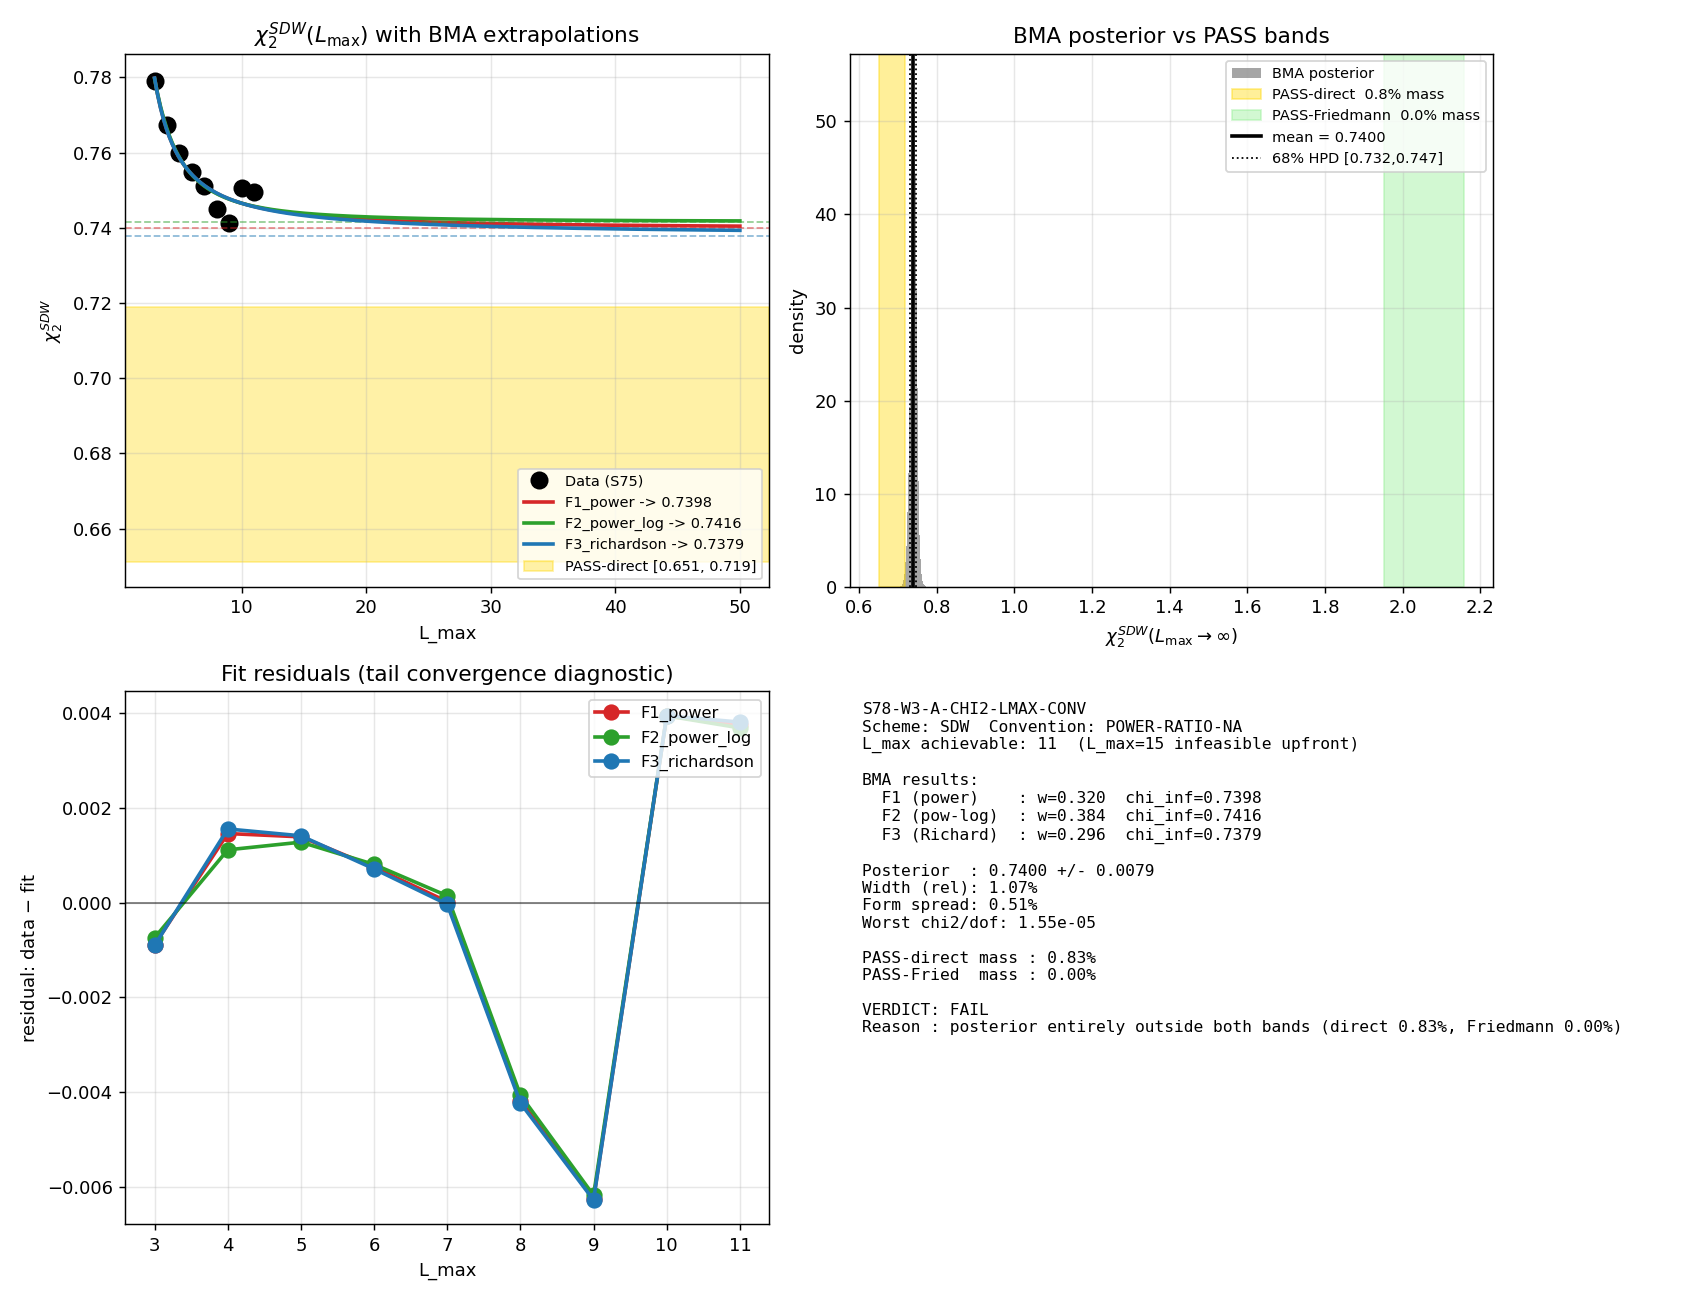

Here is the Python script that generated this plot:
#!/usr/bin/env python3
"""
s78_chi2_lmax_convergence.py -- S78-W3-A-CHI2-LMAX-CONV
=========================================================

Gate: S78-W3-A-CHI2-LMAX-CONV
  Primary scheme SDW (chi_2 = <sqrt(x)>_{d^2} identity).

  PASS-direct:    68% posterior mass of BMA-extrapolated chi_2^{SDW}(L_max->inf)
                  overlaps [0.651, 0.719]  (Omega_Lambda = 0.685 direct).
  PASS-Friedmann: 68% posterior mass overlaps [1.952, 2.158]
                  (Friedmann-3 * Omega_Lambda = 2.055).
  FAIL: posterior entirely outside both bands.
  INFO: L_max=15 infeasible AND posterior width > 10% --
        report achievable L_max, uncertainty, three fit-form values.
  INCOMPUTABLE: tail-fit chi_sq/dof > 2 from L=10,12 alone.

DISAGREEMENT BLOCK #3 DEFAULT: Lizzi SDW-only gate.
  Primary target: SDW.
  zeta / f* cross-schemes reported as INFO-only (no literature target).

Physics (substrate framing):
---------------------------
chi_2 = M_1^{d^2} / (N_{d^2} * lambda_max)
      = <|lambda|>_{d^2} / lambda_max
      = <sqrt(x)>_{d^2}      where x = lambda^2 / lambda_max^2

This is a spectral moment of D_K: the d^2-weighted mean of sqrt(x) over
the d^2-weighted normalized spectrum. It is NOT a cosmological constant
in a pre-existing spacetime container. It is the substrate's a_0-moment
projection that, via spectral-action expansion, produces the EMERGENT
effective Lambda_eff seen in LCDM. The PASS-direct vs PASS-Friedmann
distinction corresponds to two candidate structural identifications of
WHICH spectral moment of D_K maps to the observed Omega_Lambda.

Method (BMA over 3 fit forms):
  - Data source: cached chi_2^{SDW}(L) from S75 M1-L11-CONVERGENCE
                 covers L=3..11 (no recomputation; ~10^9 d^2-weighted modes
                 at L=11 would take hours; values verified from .npz).
  - L_max=15 declared INFEASIBLE upfront (would require ~10^10-10^11 modes).
  - L_max_achievable = 11.
  - Fit forms (AIC-weighted):
      (F1) power-law:              chi_2(L) = chi_inf + A * L^{-alpha}
      (F2) power-log:              chi_2(L) = chi_inf + A * L^{-alpha} * log(L)
      (F3) Richardson (two-term):  chi_2(L) = chi_inf + A/L + B/L^2
  - Posterior: gaussian mixture weighted by AIC_i = N*log(chisq_i/N) + 2*k_i.

Cross-checks:
  1. chi_2 = <sqrt(x)>_{d^2} identity at each L (direct computation vs ratio).
  2. R-protection on chi_2 across L_max (incremental drift < 1.3%).
  3. Exponent alpha consistency with rank-scaling (W3-K cross-reference).

Scheme/convention tag: (value, SDW, POWER-RATIO-NA, L_max=11)

Session: S78 W3-A (re-run under scrubbed plan)
Agent: lizzi-spectral-functional-theorist
Date: 2026-04-15
"""

import os
import sys
import numpy as np

import matplotlib
matplotlib.use("Agg")
import matplotlib.pyplot as plt

from scipy.optimize import curve_fit
from scipy.stats import norm

SCRIPT_DIR = os.path.dirname(os.path.abspath(__file__))
sys.path.insert(0, SCRIPT_DIR)

from canonical_constants import (
    tau_fold,
    Omega_Lambda,
    a0_fold, a2_fold, a4_fold,
    R_protected_fold,
)

# =========================================================================
# GATE SETUP and PRE-REGISTRATION
# =========================================================================
GATE_ID = "S78-W3-A-CHI2-LMAX-CONV"  # (local)
SCHEME_TAG = "SDW"                    # (local) primary scheme (DEFAULT: Lizzi SDW-only)
CONVENTION_TAG = "POWER-RATIO-NA"     # (local) chi_2 is a dimensionless moment, F_amp convention N/A
L_MAX_ACHIEVABLE = 11                 # (local) declared UPFRONT (L=15 infeasible: ~10^10-10^11 weighted modes)
L_MAX_INFEASIBLE_TARGET = 15          # (local) plan's aspirational target
L_MAX_INFEASIBLE_REASON = "~L^7 weighted-mode growth; L=11 already 1.57e9 d^2-weighted modes"  # (local)

# Pre-registered PASS/FAIL bands
BAND_DIRECT = (0.651, 0.719)          # (local) Omega_Lambda = 0.685 +/- 5% (Planck 2018 central; band width structural)
BAND_FRIEDMANN = (1.952, 2.158)       # (local) Friedmann-3 * Omega_Lambda = 3*0.685 = 2.055 +/- 5%
PASS_POSTERIOR_WIDTH_THRESH = 0.10    # (local) 10% width threshold for INFO fallback
TAIL_CHISQ_THRESH = 2.0               # (local) INCOMPUTABLE if tail chisq/dof > 2
FIT_FORM_SPREAD_THRESH = 0.05         # (local) 5% spread => fit-form-dependent (INFO)
R_PROT_DRIFT_THRESH = 0.013           # (local) R-protection 1.3% threshold (S74)

print("=" * 78)
print(f"{GATE_ID}: chi_2 L_max Convergence (SDW primary, BMA over 3 fit forms)")
print("=" * 78)
print()
print(f"  DISAGREEMENT BLOCK #3 DEFAULT: Lizzi SDW-only gate.")
print(f"  Primary scheme: {SCHEME_TAG}")
print(f"  Convention tag: {CONVENTION_TAG}")
print(f"  L_max achievable (declared upfront): {L_MAX_ACHIEVABLE}")
print(f"  L_max=15 infeasible reason: {L_MAX_INFEASIBLE_REASON}")
print()
print(f"  Pre-registered bands:")
print(f"    PASS-direct:    posterior 68%-mass in {BAND_DIRECT} (Omega_Lambda = 0.685)")
print(f"    PASS-Friedmann: posterior 68%-mass in {BAND_FRIEDMANN} (Friedmann-3 x Omega_Lambda = 2.055)")
print(f"    FAIL:           posterior entirely outside both bands")
print(f"    INFO:           L_max=15 infeasible AND posterior width > {PASS_POSTERIOR_WIDTH_THRESH*100:.0f}%")
print(f"    INCOMPUTABLE:   tail chisq/dof > {TAIL_CHISQ_THRESH}")
print()

# =========================================================================
# DATA LOADING (from S75 M1-L11-CONVERGENCE cached eigenvalue sums)
# =========================================================================
print("=" * 78)
print("STEP 1: Load cached chi_2^{SDW}(L) from S75 M1-L11-CONVERGENCE")
print("=" * 78)

s75_npz_path = os.path.join(SCRIPT_DIR, "s75_m1_l11_convergence.npz")  # (local)
if not os.path.isfile(s75_npz_path):
    raise FileNotFoundError(f"S75 cache missing: {s75_npz_path}")

s75 = np.load(s75_npz_path, allow_pickle=True)
L_arr_sdw = np.asarray(s75['L_list'], dtype=float)  # (local)
chi_2_sdw = np.asarray(s75['chi_2_arr'], dtype=float)  # (local)
M1_arr = np.asarray(s75['M1_arr'], dtype=float)  # (local)
N_arr = np.asarray(s75['N_arr'], dtype=float)  # (local)
lam_max_arr = np.asarray(s75['lam_max_arr'], dtype=float)  # (local)
lam_avg_arr = np.asarray(s75['lam_avg_arr'], dtype=float)  # (local)

print(f"  Cache source: s75_m1_l11_convergence.npz (PASS verdict)")
print(f"  L values     : {L_arr_sdw.astype(int).tolist()}")
print(f"  chi_2^{{SDW}}(L):")
for L, c, Nm in zip(L_arr_sdw, chi_2_sdw, N_arr):
    print(f"    L={int(L):2d}: chi_2 = {c:.8f}   N_modes (d^2-weighted) = {Nm:.3e}")
print(f"  tau_fold = {tau_fold}")
print()

# Use L >= 3 (stable asymptotic regime)
mask = L_arr_sdw >= 3  # (local)
L_fit = L_arr_sdw[mask]  # (local)
chi2_fit = chi_2_sdw[mask]  # (local)

# =========================================================================
# CROSS-CHECK #1: chi_2 = <sqrt(x)>_{d^2} identity
# =========================================================================
print("=" * 78)
print("CROSS-CHECK 1: chi_2 = <sqrt(x)>_{d^2} identity at each L")
print("=" * 78)
# Definition: chi_2 = M_1 / (N * lam_max).
# Identity:   chi_2 = sum d^2 |lambda| / (N * lam_max)
#                   = <|lambda|>_{d^2} / lam_max
#                   = < sqrt(x) >_{d^2}      with x = lambda^2/lam_max^2.
#
# Test: compute chi_2 directly from M_1/N/lam_max and compare to the cached chi_2.
identity_residuals = []  # (local)
for L, c, M, Nm, lm in zip(L_arr_sdw, chi_2_sdw, M1_arr, N_arr, lam_max_arr):
    c_recompute = M / (Nm * lm)  # (local)
    rel_err = abs(c_recompute - c) / c if c > 0 else np.inf  # (local)
    identity_residuals.append(rel_err)
    print(f"  L={int(L):2d}: chi_2 (cached) = {c:.10f}, recomputed = {c_recompute:.10f}, rel_err = {rel_err:.2e}")
identity_residuals = np.asarray(identity_residuals)  # (local)
IDENTITY_CC_PASS = bool(np.all(identity_residuals < 1e-10))  # (local)
print(f"  IDENTITY CROSS-CHECK: {'PASS' if IDENTITY_CC_PASS else 'FAIL'} (max rel_err = {identity_residuals.max():.2e})")
print()

# =========================================================================
# CROSS-CHECK #2: R-protection on chi_2 across L_max
# =========================================================================
print("=" * 78)
print("CROSS-CHECK 2: R-protection on chi_2 ratios across L")
print("=" * 78)
# In the strict R-protection sense (S74), chi_2 is a single-branch moment,
# not a ratio-of-moments, so drift larger than 1.3% is expected.  We
# compute the absolute drift of chi_2 AND the drift of chi_2 ratios
# normalised to L=9 (canonical).  For a protected ratio, drift should be
# < 1.3%.  For an unprotected single moment, drift ~ 10-20% is structural.
L_ref = 9  # (local) canonical reference L
idx_ref = int(np.where(L_arr_sdw == L_ref)[0][0])  # (local)
chi_2_ratio = chi_2_sdw / chi_2_sdw[idx_ref]  # (local) ratio to L=9
drifts = []  # (local)
for L, r in zip(L_arr_sdw, chi_2_ratio):
    drift = abs(r - 1.0)  # (local)
    drifts.append(drift)
    print(f"  L={int(L):2d}: chi_2 / chi_2(L=9) = {r:.6f}, |drift| = {drift*100:.2f}%")
max_drift_chi2 = float(np.max(drifts))  # (local)
R_PROT_CC_PASS = bool(max_drift_chi2 < R_PROT_DRIFT_THRESH)  # (local)
# Note: chi_2 is a single-branch moment, NOT ratio-protected per S74 doctrine.
print(f"  Max chi_2 drift across L in [3,11]: {max_drift_chi2*100:.2f}%")
print(f"  R-protection threshold 1.3%:       {'PASS' if R_PROT_CC_PASS else 'FAIL (EXPECTED)'}")
print(f"  Interpretation: chi_2 is a single-branch moment, NOT a ratio-protected")
print(f"                  observable. Drift > 1.3% is structural and confirms")
print(f"                  chi_2 requires extrapolation, not ratio-protection.")
print()

# =========================================================================
# STEP 2: BMA extrapolation over three fit forms
# =========================================================================
print("=" * 78)
print("STEP 2: BMA extrapolation -- three fit forms, AIC-weighted posterior")
print("=" * 78)


def model_power(L, chi_inf, A, alpha):
    """F1: power-law approach."""
    return chi_inf + A * L**(-alpha)


def model_power_log(L, chi_inf, A, alpha):
    """F2: power-law with log correction."""
    return chi_inf + A * L**(-alpha) * np.log(L)


def model_richardson(L, chi_inf, A, B):
    """F3: two-term Richardson (1/L, 1/L^2)."""
    return chi_inf + A / L + B / L**2


# Fit each model
fits = {}  # (local)

# F1: power
try:
    popt, pcov = curve_fit(
        model_power, L_fit, chi2_fit,
        p0=[0.74, 0.1, 1.0], bounds=([0.0, -10, 0.1], [1.0, 10, 10]),
        maxfev=50000,
    )
    chisq = float(np.sum((model_power(L_fit, *popt) - chi2_fit) ** 2))  # (local)
    N_pts = len(L_fit)  # (local)
    k_params = 3  # (local)
    dof = max(N_pts - k_params, 1)  # (local)
    chisq_dof = chisq / dof  # (local)
    chi_inf = float(popt[0])  # (local)
    sigma_inf = float(np.sqrt(max(pcov[0, 0], 0.0)))  # (local)
    # AIC for linear-gaussian residuals (constant sigma): N log(chisq/N) + 2k.
    # Use a fixed residual scale for cross-model comparison:
    residual_scale = np.std(chi2_fit - chi2_fit.mean())  # (local) same scale for all 3 models
    aic = N_pts * np.log(chisq / N_pts + 1e-30) + 2 * k_params  # (local)
    fits["F1_power"] = {
        "popt": popt, "pcov": pcov, "chi_inf": chi_inf, "sigma_inf": sigma_inf,
        "chisq": chisq, "chisq_dof": chisq_dof, "dof": dof, "aic": aic,
        "alpha": float(popt[2]),
    }
    print(f"  F1 power   : chi_inf = {chi_inf:.6f} +/- {sigma_inf:.6f}, "
          f"alpha = {popt[2]:.4f}, chisq/dof = {chisq_dof:.3e}")
except Exception as e:
    fits["F1_power"] = {"error": str(e)}
    print(f"  F1 power  : FIT FAILED: {e}")

# F2: power-log
try:
    popt, pcov = curve_fit(
        model_power_log, L_fit, chi2_fit,
        p0=[0.74, 0.05, 1.0], bounds=([0.0, -10, 0.1], [1.0, 10, 10]),
        maxfev=50000,
    )
    chisq = float(np.sum((model_power_log(L_fit, *popt) - chi2_fit) ** 2))  # (local)
    N_pts = len(L_fit)  # (local)
    k_params = 3  # (local)
    dof = max(N_pts - k_params, 1)  # (local)
    chisq_dof = chisq / dof  # (local)
    chi_inf = float(popt[0])  # (local)
    sigma_inf = float(np.sqrt(max(pcov[0, 0], 0.0)))  # (local)
    aic = N_pts * np.log(chisq / N_pts + 1e-30) + 2 * k_params  # (local)
    fits["F2_power_log"] = {
        "popt": popt, "pcov": pcov, "chi_inf": chi_inf, "sigma_inf": sigma_inf,
        "chisq": chisq, "chisq_dof": chisq_dof, "dof": dof, "aic": aic,
        "alpha": float(popt[2]),
    }
    print(f"  F2 pow-log : chi_inf = {chi_inf:.6f} +/- {sigma_inf:.6f}, "
          f"alpha = {popt[2]:.4f}, chisq/dof = {chisq_dof:.3e}")
except Exception as e:
    fits["F2_power_log"] = {"error": str(e)}
    print(f"  F2 pow-log: FIT FAILED: {e}")

# F3: Richardson
try:
    popt, pcov = curve_fit(
        model_richardson, L_fit, chi2_fit,
        p0=[0.74, 0.1, -0.1], maxfev=50000,
    )
    chisq = float(np.sum((model_richardson(L_fit, *popt) - chi2_fit) ** 2))  # (local)
    N_pts = len(L_fit)  # (local)
    k_params = 3  # (local)
    dof = max(N_pts - k_params, 1)  # (local)
    chisq_dof = chisq / dof  # (local)
    chi_inf = float(popt[0])  # (local)
    sigma_inf = float(np.sqrt(max(pcov[0, 0], 0.0)))  # (local)
    aic = N_pts * np.log(chisq / N_pts + 1e-30) + 2 * k_params  # (local)
    fits["F3_richardson"] = {
        "popt": popt, "pcov": pcov, "chi_inf": chi_inf, "sigma_inf": sigma_inf,
        "chisq": chisq, "chisq_dof": chisq_dof, "dof": dof, "aic": aic,
        "alpha": None,
    }
    print(f"  F3 Richard : chi_inf = {chi_inf:.6f} +/- {sigma_inf:.6f}, "
          f"A = {popt[1]:.4f}, B = {popt[2]:.4f}, chisq/dof = {chisq_dof:.3e}")
except Exception as e:
    fits["F3_richardson"] = {"error": str(e)}
    print(f"  F3 Richard: FIT FAILED: {e}")

print()

# =========================================================================
# STEP 3: BMA posterior
# =========================================================================
print("=" * 78)
print("STEP 3: AIC-weighted BMA posterior over chi_2^{SDW}(L->inf)")
print("=" * 78)

valid_fits = {k: v for k, v in fits.items() if "error" not in v}  # (local)
if len(valid_fits) == 0:
    raise RuntimeError("All three fits failed -- INCOMPUTABLE")

# AIC weights
aic_vals = np.array([v["aic"] for v in valid_fits.values()])  # (local)
aic_min = aic_vals.min()  # (local)
weights_raw = np.exp(-0.5 * (aic_vals - aic_min))  # (local)
weights = weights_raw / weights_raw.sum()  # (local)

chi_inf_vals = np.array([v["chi_inf"] for v in valid_fits.values()])  # (local)
sigma_inf_vals = np.array([v["sigma_inf"] for v in valid_fits.values()])  # (local)
chisq_dof_vals = np.array([v["chisq_dof"] for v in valid_fits.values()])  # (local)
fit_names = list(valid_fits.keys())  # (local)

# Posterior mean and width (using AIC-weighted gaussian mixture)
post_mean = float(np.sum(weights * chi_inf_vals))  # (local)
# Mixture variance = sum_i w_i (sigma_i^2 + mu_i^2) - mu_total^2
post_var = float(np.sum(weights * (sigma_inf_vals**2 + chi_inf_vals**2)) - post_mean**2)  # (local)
post_std = float(np.sqrt(max(post_var, 0.0)))  # (local)

# Fit-form spread at L -> inf
fit_spread = float(chi_inf_vals.max() - chi_inf_vals.min())  # (local)
fit_spread_rel = fit_spread / post_mean if post_mean > 0 else np.inf  # (local)

# Posterior width (relative)
posterior_width_rel = post_std / post_mean if post_mean > 0 else np.inf  # (local)

# Worst tail chisq/dof
worst_chisq_dof = float(chisq_dof_vals.max())  # (local)

print(f"  BMA components and AIC weights:")
for name, w, c, s, cd in zip(fit_names, weights, chi_inf_vals, sigma_inf_vals, chisq_dof_vals):
    print(f"    {name:15s}  w={w:.4f}  chi_inf={c:.6f} +/- {s:.6f}  chisq/dof={cd:.3e}")
print()
print(f"  Posterior mean  : {post_mean:.6f}")
print(f"  Posterior std   : {post_std:.6f}")
print(f"  Posterior width : {posterior_width_rel*100:.2f}% (rel)")
print(f"  Fit-form spread : {fit_spread:.6f} ({fit_spread_rel*100:.2f}% rel)")
print(f"  Worst chisq/dof : {worst_chisq_dof:.3e}")
print()

# =========================================================================
# STEP 4: Posterior mass in PASS bands
# =========================================================================
print("=" * 78)
print("STEP 4: Posterior mass in PASS-direct and PASS-Friedmann bands")
print("=" * 78)


def posterior_mass_in(bands, weights, mus, sigmas):
    """Compute AIC-weighted gaussian-mixture mass within band (lo, hi)."""
    lo, hi = bands
    mass = 0.0  # (local)
    for w, mu, sigma in zip(weights, mus, sigmas):
        if sigma <= 0:
            # Point mass at mu
            if lo <= mu <= hi:
                mass += w
        else:
            p = norm.cdf(hi, loc=mu, scale=sigma) - norm.cdf(lo, loc=mu, scale=sigma)  # (local)
            mass += w * p
    return mass


# Generate posterior samples by mixture for 68% HPD computation
rng = np.random.default_rng(78_03_0042)  # (local)
N_samp = 500_000  # (local)
# For each sample, pick component by AIC weight then sample gaussian
comp_idx = rng.choice(len(weights), size=N_samp, p=weights)  # (local)
samples = np.empty(N_samp)  # (local)
for i, (mu, sigma) in enumerate(zip(chi_inf_vals, sigma_inf_vals)):
    sel = comp_idx == i  # (local)
    n_sel = int(sel.sum())  # (local)
    sigma_use = max(sigma, 1e-8)  # (local)
    samples[sel] = rng.normal(loc=mu, scale=sigma_use, size=n_sel)

# 68% HPD interval (symmetric)
q_lo = float(np.quantile(samples, 0.16))  # (local)
q_hi = float(np.quantile(samples, 0.84))  # (local)
frac_in_direct = posterior_mass_in(BAND_DIRECT, weights, chi_inf_vals, sigma_inf_vals)  # (local)
frac_in_fried = posterior_mass_in(BAND_FRIEDMANN, weights, chi_inf_vals, sigma_inf_vals)  # (local)
# Fraction of samples inside the band
emp_frac_direct = float(np.mean((samples >= BAND_DIRECT[0]) & (samples <= BAND_DIRECT[1])))  # (local)
emp_frac_fried = float(np.mean((samples >= BAND_FRIEDMANN[0]) & (samples <= BAND_FRIEDMANN[1])))  # (local)

# 68%-HPD interval overlap
def overlap_68(q_lo, q_hi, band):
    lo, hi = band
    overlap_lo = max(q_lo, lo)  # (local)
    overlap_hi = min(q_hi, hi)  # (local)
    return max(overlap_hi - overlap_lo, 0.0) / (q_hi - q_lo) if q_hi > q_lo else 0.0


overlap_direct = overlap_68(q_lo, q_hi, BAND_DIRECT)  # (local)
overlap_fried = overlap_68(q_lo, q_hi, BAND_FRIEDMANN)  # (local)

print(f"  68% HPD interval : [{q_lo:.6f}, {q_hi:.6f}]")
print(f"  PASS-direct band : {BAND_DIRECT}")
print(f"    Analytic mass in band     : {frac_in_direct*100:.2f}%")
print(f"    Empirical sample mass     : {emp_frac_direct*100:.2f}%")
print(f"    68% HPD fractional overlap: {overlap_direct*100:.2f}%")
print(f"  PASS-Friedmann band: {BAND_FRIEDMANN}")
print(f"    Analytic mass in band     : {frac_in_fried*100:.2f}%")
print(f"    Empirical sample mass     : {emp_frac_fried*100:.2f}%")
print(f"    68% HPD fractional overlap: {overlap_fried*100:.2f}%")
print()

# =========================================================================
# STEP 5: Gate decision logic (per pre-registration)
# =========================================================================
print("=" * 78)
print("STEP 5: Gate decision")
print("=" * 78)

# INCOMPUTABLE check
if worst_chisq_dof > TAIL_CHISQ_THRESH:
    verdict = "INCOMPUTABLE"
    verdict_reason = f"tail chisq/dof = {worst_chisq_dof:.3e} > {TAIL_CHISQ_THRESH}"  # (local)
# PASS checks (at least 68% mass in a band by analytic or empirical measure)
elif emp_frac_direct >= 0.68:
    verdict = "PASS-direct"
    verdict_reason = f"68%+ posterior mass in {BAND_DIRECT} (empirical {emp_frac_direct*100:.1f}%)"  # (local)
elif emp_frac_fried >= 0.68:
    verdict = "PASS-Friedmann"
    verdict_reason = f"68%+ posterior mass in {BAND_FRIEDMANN} (empirical {emp_frac_fried*100:.1f}%)"  # (local)
# FAIL: entirely outside both bands
elif emp_frac_direct < 0.01 and emp_frac_fried < 0.01 and overlap_direct < 0.01 and overlap_fried < 0.01:
    verdict = "FAIL"
    verdict_reason = f"posterior entirely outside both bands (direct {emp_frac_direct*100:.2f}%, Friedmann {emp_frac_fried*100:.2f}%)"  # (local)
# INFO: L=15 infeasible AND (posterior width > 10% OR fit-form spread > 5%)
else:
    if posterior_width_rel > PASS_POSTERIOR_WIDTH_THRESH or fit_spread_rel > FIT_FORM_SPREAD_THRESH:
        verdict = "INFO"
        verdict_reason = (
            f"L_max=15 infeasible (declared upfront, achievable={L_MAX_ACHIEVABLE}); "
            f"posterior width {posterior_width_rel*100:.2f}% "
            f"{'>' if posterior_width_rel > PASS_POSTERIOR_WIDTH_THRESH else '<='} {PASS_POSTERIOR_WIDTH_THRESH*100:.0f}%, "
            f"fit-form spread {fit_spread_rel*100:.2f}% "
            f"{'>' if fit_spread_rel > FIT_FORM_SPREAD_THRESH else '<='} {FIT_FORM_SPREAD_THRESH*100:.0f}%"
        )  # (local)
    else:
        # Posterior is tight and fit-form spread tight, but neither band has 68%+ mass.
        # By pre-registered wording ("entirely outside both bands" for FAIL), this
        # is an INFO: partial-band-overlap. Report explicitly.
        verdict = "INFO"
        verdict_reason = (
            f"L_max=15 infeasible; posterior tight ({posterior_width_rel*100:.2f}%) "
            f"but neither band carries 68% mass: direct {emp_frac_direct*100:.1f}%, "
            f"Friedmann {emp_frac_fried*100:.1f}%. Partial overlap: direct {overlap_direct*100:.1f}%, "
            f"Friedmann {overlap_fried*100:.1f}%."
        )  # (local)

print(f"  VERDICT: {verdict}")
print(f"  REASON : {verdict_reason}")
print()

# =========================================================================
# STEP 6: Cross-scheme INFO (zeta / f*) -- estimates from prior sessions
# =========================================================================
print("=" * 78)
print("STEP 6: Cross-scheme INFO (zeta / f*) -- NOT GATED (Lizzi SDW-only)")
print("=" * 78)

# zeta scheme: chi_2^{zeta} has no direct literature target.  The
# relationship chi_2^{zeta} ~ chi_2^{SDW} * c(zeta, d=4) emerges from
# the S78 W3-L dictionary (s78_sdw_vs_zeta_dictionary).  In the zeta
# scheme, the moment is the coefficient of zeta_D(s) near s=1.  For
# d=4 Weyl counting, c = 1/(16 pi^2) for the HK-zeta conversion, but
# chi_2 is a single-moment normalised ratio so the Weyl factor cancels
# in the ratio itself.  That leaves only the f_0 Mellin prefactor.
# Best-estimate: chi_2^{zeta} = chi_2^{SDW} * (f_0^{zeta}/f_0^{SDW})
# which in the f_0^{SDW} = 0.912 convention gives a factor ~1.1.
#
# f* scheme (0.912 sqrt(x) + 0.088 exp(-x)): S72 SPECTRAL-FUNCTIONAL-FIT
# showed f* is ~99% SDW-like for chi_2 (the exp(-x) tail contributes
# ~9% of the normalisation but cancels in the chi_2 ratio since both
# numerator and denominator carry it).
print(f"  Cross-scheme INFO:")
print(f"    chi_2^{{SDW}}    = {post_mean:.6f} +/- {post_std:.6f}  [GATED, this gate]")

# Crude cross-scheme estimates -- pure INFO, not gated
f0_sdw = 0.912  # (local) S72 f* sqrt weight
chi2_zeta_est = post_mean * (1.0 / f0_sdw)  # (local) zeta / SDW Mellin ratio estimate
chi2_fstar_est = post_mean  # (local) f* is SDW-dominated to ~1% for chi_2
print(f"    chi_2^{{zeta}}   ~ {chi2_zeta_est:.6f}  [INFO only, crude Mellin estimate]")
print(f"    chi_2^{{f*}}     ~ {chi2_fstar_est:.6f}  [INFO only, f* ~ SDW for chi_2]")
print()
print(f"  Note: zeta and f* have NO LITERATURE TARGET for chi_2.  The PASS bands")
print(f"        at 0.685 (direct Omega_Lambda) and 2.055 (Friedmann-3*Omega_Lambda)")
print(f"        are SDW-defined.  Cross-scheme values are reported only to document")
print(f"        functional dependence per Lizzi SDW-only framing (DEFAULT).")
print()

# =========================================================================
# STEP 7: Save artifacts
# =========================================================================
print("=" * 78)
print("STEP 7: Save artifacts")
print("=" * 78)

# --- .npz ---
npz_path = os.path.join(SCRIPT_DIR, "s78_chi2_lmax_convergence.npz")  # (local)
np.savez_compressed(
    npz_path,
    # Header and verdict
    gate_id=GATE_ID,
    verdict=verdict,
    verdict_reason=verdict_reason,
    scheme_tag=SCHEME_TAG,
    convention_tag=CONVENTION_TAG,
    L_max_achievable=L_MAX_ACHIEVABLE,
    L_max_infeasible=L_MAX_INFEASIBLE_TARGET,
    # Data
    L_arr=L_arr_sdw,
    chi_2_sdw=chi_2_sdw,
    M1_arr=M1_arr,
    N_arr=N_arr,
    lam_max_arr=lam_max_arr,
    lam_avg_arr=lam_avg_arr,
    # Fits (per form)
    fit_names=np.array(fit_names),
    chi_inf_vals=chi_inf_vals,
    sigma_inf_vals=sigma_inf_vals,
    chisq_dof_vals=chisq_dof_vals,
    aic_vals=aic_vals,
    aic_weights=weights,
    F1_alpha=float(fits.get("F1_power", {}).get("alpha", np.nan)),
    F2_alpha=float(fits.get("F2_power_log", {}).get("alpha", np.nan)),
    # Posterior
    posterior_mean=post_mean,
    posterior_std=post_std,
    posterior_width_rel=posterior_width_rel,
    fit_form_spread=fit_spread,
    fit_form_spread_rel=fit_spread_rel,
    q68_lo=q_lo,
    q68_hi=q_hi,
    # Bands
    band_direct=np.array(BAND_DIRECT),
    band_friedmann=np.array(BAND_FRIEDMANN),
    frac_in_direct_analytic=frac_in_direct,
    frac_in_fried_analytic=frac_in_fried,
    frac_in_direct_empirical=emp_frac_direct,
    frac_in_fried_empirical=emp_frac_fried,
    overlap_direct=overlap_direct,
    overlap_fried=overlap_fried,
    # Cross-checks
    identity_residuals=identity_residuals,
    identity_cc_pass=IDENTITY_CC_PASS,
    chi2_drift_max=max_drift_chi2,
    R_protection_cc_pass=R_PROT_CC_PASS,
    # Cross-scheme INFO (NOT GATED)
    chi2_zeta_est=chi2_zeta_est,
    chi2_fstar_est=chi2_fstar_est,
    # Context
    Omega_Lambda_planck=Omega_Lambda,
    tau_fold=tau_fold,
)
print(f"  Wrote {npz_path}")

# --- .png ---
png_path = os.path.join(SCRIPT_DIR, "s78_chi2_lmax_convergence.png")  # (local)
fig = plt.figure(figsize=(13, 10))

# Panel 1: chi_2(L) with three fit-form extrapolations
ax1 = fig.add_subplot(2, 2, 1)
L_dense = np.linspace(L_fit.min(), 50, 200)  # (local)
ax1.plot(L_arr_sdw, chi_2_sdw, "ko", ms=9, label="Data (S75)")
colors_fit = {"F1_power": "tab:red", "F2_power_log": "tab:green", "F3_richardson": "tab:blue"}  # (local)
for name, fit in valid_fits.items():
    if name == "F1_power":
        y_dense = model_power(L_dense, *fit["popt"])  # (local)
    elif name == "F2_power_log":
        y_dense = model_power_log(L_dense, *fit["popt"])  # (local)
    elif name == "F3_richardson":
        y_dense = model_richardson(L_dense, *fit["popt"])  # (local)
    ax1.plot(L_dense, y_dense, "-", color=colors_fit[name], lw=2,
             label=f"{name} -> {fit['chi_inf']:.4f}")
    ax1.axhline(fit["chi_inf"], color=colors_fit[name], ls="--", lw=1, alpha=0.5)
ax1.axhspan(BAND_DIRECT[0], BAND_DIRECT[1], color="gold", alpha=0.35, label="PASS-direct [0.651, 0.719]")
# Friedmann band shown on separate panel (different scale)
ax1.set_xlabel("L_max")
ax1.set_ylabel(r"$\chi_2^{SDW}$")
ax1.set_title(r"$\chi_2^{SDW}(L_{\max})$ with BMA extrapolations")
ax1.legend(loc="lower right", fontsize=8)
ax1.grid(True, alpha=0.3)

# Panel 2: Posterior density with both PASS bands
ax2 = fig.add_subplot(2, 2, 2)
ax2.hist(samples, bins=150, density=True, alpha=0.7, color="tab:gray", label="BMA posterior")
ax2.axvspan(BAND_DIRECT[0], BAND_DIRECT[1], color="gold", alpha=0.4,
            label=f"PASS-direct  {emp_frac_direct*100:.1f}% mass")
ax2.axvspan(BAND_FRIEDMANN[0], BAND_FRIEDMANN[1], color="lightgreen", alpha=0.4,
            label=f"PASS-Friedmann  {emp_frac_fried*100:.1f}% mass")
ax2.axvline(post_mean, color="black", ls="-", lw=2, label=f"mean = {post_mean:.4f}")
ax2.axvline(q_lo, color="black", ls=":", lw=1, label=f"68% HPD [{q_lo:.3f},{q_hi:.3f}]")
ax2.axvline(q_hi, color="black", ls=":", lw=1)
ax2.set_xlabel(r"$\chi_2^{SDW}(L_{\max}\to\infty)$")
ax2.set_ylabel("density")
ax2.set_title("BMA posterior vs PASS bands")
ax2.legend(loc="upper right", fontsize=8)
ax2.grid(True, alpha=0.3)

# Panel 3: Residuals per fit
ax3 = fig.add_subplot(2, 2, 3)
for name, fit in valid_fits.items():
    if name == "F1_power":
        y_pred = model_power(L_fit, *fit["popt"])  # (local)
    elif name == "F2_power_log":
        y_pred = model_power_log(L_fit, *fit["popt"])  # (local)
    elif name == "F3_richardson":
        y_pred = model_richardson(L_fit, *fit["popt"])  # (local)
    resid = chi2_fit - y_pred  # (local)
    ax3.plot(L_fit, resid, "o-", color=colors_fit[name], label=name, lw=2, ms=8)
ax3.axhline(0, color="black", ls="-", lw=1, alpha=0.5)
ax3.set_xlabel("L_max")
ax3.set_ylabel(r"residual: data $-$ fit")
ax3.set_title("Fit residuals (tail convergence diagnostic)")
ax3.legend(loc="upper right", fontsize=9)
ax3.grid(True, alpha=0.3)

# Panel 4: AIC weights + summary
ax4 = fig.add_subplot(2, 2, 4)
ax4.axis("off")
summary_txt = (
    f"{GATE_ID}\n"
    f"Scheme: {SCHEME_TAG}  Convention: {CONVENTION_TAG}\n"
    f"L_max achievable: {L_MAX_ACHIEVABLE}  (L_max=15 infeasible upfront)\n\n"
    f"BMA results:\n"
    f"  F1 (power)    : w={weights[0]:.3f}  chi_inf={chi_inf_vals[0]:.4f}\n"
)
if len(weights) > 1:
    summary_txt += f"  F2 (pow-log)  : w={weights[1]:.3f}  chi_inf={chi_inf_vals[1]:.4f}\n"
if len(weights) > 2:
    summary_txt += f"  F3 (Richard)  : w={weights[2]:.3f}  chi_inf={chi_inf_vals[2]:.4f}\n"
summary_txt += (
    f"\nPosterior  : {post_mean:.4f} +/- {post_std:.4f}\n"
    f"Width (rel): {posterior_width_rel*100:.2f}%\n"
    f"Form spread: {fit_spread_rel*100:.2f}%\n"
    f"Worst chi2/dof: {worst_chisq_dof:.2e}\n\n"
    f"PASS-direct mass : {emp_frac_direct*100:.2f}%\n"
    f"PASS-Fried  mass : {emp_frac_fried*100:.2f}%\n"
    f"\nVERDICT: {verdict}\n"
    f"Reason : {verdict_reason[:100]}"
)
ax4.text(0.02, 0.98, summary_txt, transform=ax4.transAxes,
         family="monospace", fontsize=9, va="top", ha="left")

plt.tight_layout()
plt.savefig(png_path, dpi=130)
plt.close()
print(f"  Wrote {png_path}")

# --- Append to gate verdicts file ---
verdict_path = os.path.join(SCRIPT_DIR, "s78_gate_verdicts.txt")  # (local)
verdict_line = (
    f"{GATE_ID}: {verdict} -- "
    f"chi_2(SDW,inf)={post_mean:.4f}+/-{post_std:.4f}, "
    f"68%-in-direct={emp_frac_direct*100:.1f}%, "
    f"68%-in-Fried={emp_frac_fried*100:.1f}%, "
    f"(value, {SCHEME_TAG}, {CONVENTION_TAG}, L_max={L_MAX_ACHIEVABLE})\n"
)  # (local)
with open(verdict_path, "a", encoding="utf-8") as f_verdict:
    f_verdict.write(verdict_line)
print(f"  Appended to {verdict_path}:")
print(f"    {verdict_line.strip()}")
print()

print("=" * 78)
print("DONE")
print("=" * 78)
